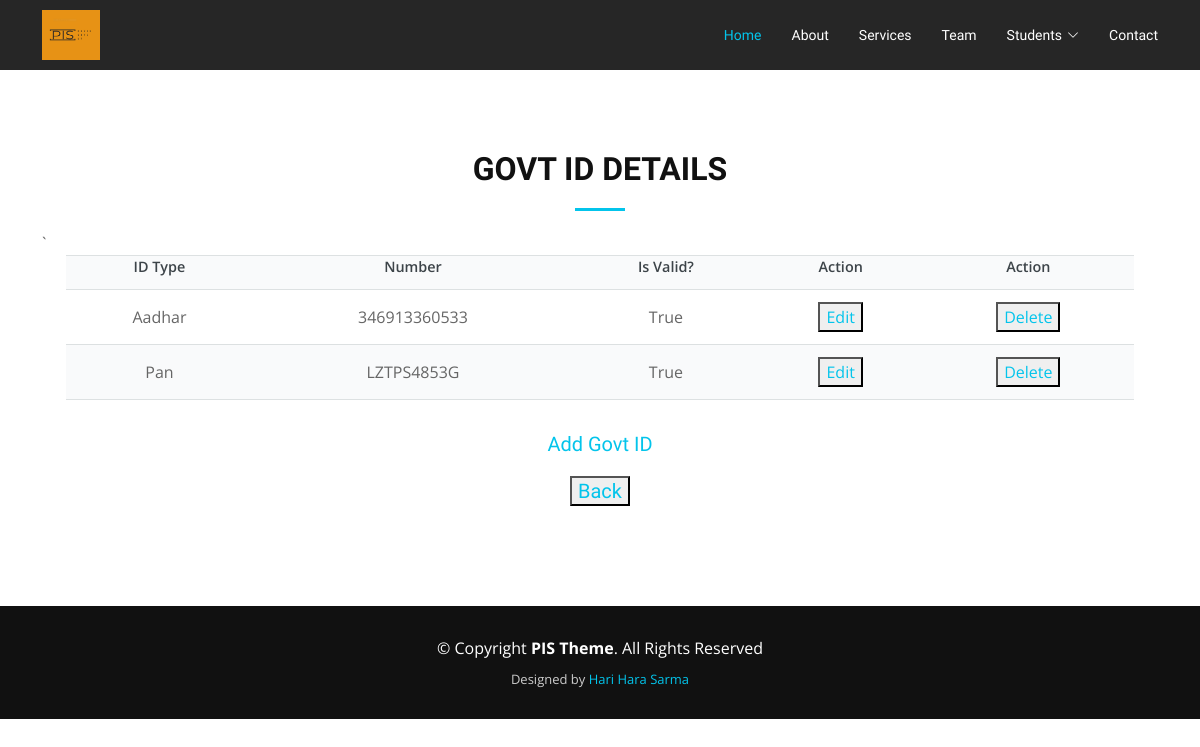
The page /viewGovtId/13 on the database its author committed.
### MyApp/models.py (models this page shows, shortened)
class GovtProof(models.Model):
	TYPE_CHOICES = (
		('Aadhar', 'Aadhar'),
		('Pan', 'Pan'),
		('DL', 'DL'),
		)
	student = models.ForeignKey(Student, on_delete=models.CASCADE)
	id_type = models.CharField(max_length=50, choices=TYPE_CHOICES)
	number = models.CharField(max_length=12, unique=True)
	is_valid = models.BooleanField(default=True)

### MyApp/views.py (the view)
# urls.py: path('viewGovtId/<id>', views.view_govtId),
def view_govtId(request, id):
	student = Student.objects.get(id=id)
	govt_ids = GovtProof.objects.filter(student__id=id)
	return render(request, 'view_govtId.html',
		{'govt_ids': govt_ids,
		'student': student
		}
	)

### MyApp/Templates/view_govtId.html (shortened to what this page needs)
<!DOCTYPE html>
<html lang="en">
  {% load static %}
  <head>
    {% include 'head.html' %}
  </head>
  <body>
    {% include 'header.html' %}
    <section id="portfolio">
    <div class="container" data-aos="fade-up">
      <div class="row">
        <div class="col-md-12">
          <h3 class="section-title">Govt ID Details</h3>
          <div class="section-title-divider"></div>
        </div>
      </div>`
      <div class="row">
        <div class="col-lg-12 d-flex justify-content-center">
          <div class="container">
            <form>
              <table>
              <tr>
                <th>ID Type</th>
                <th>Number</th>
                <th>Is Valid?</th>
                <th>Action</th>
                <th>Action</th>
              </tr>
              {% for i in govt_ids %}
              <tr>
                <td>{{i.id_type}}</td>
                <td>{{i.number}}</td>
                <td>{{i.is_valid}}</td>
                <td><button><a href="/editGovtId/{{i.id}}">Edit</a></button></td>
                <td><button><a href="/deleteGovtId/{{i.id}}">Delete</a></button></td>
              </tr>
            {% endfor %}
          </table>
         <h5 align="center"><a href="/addGovtId/{{student.id}}">Add Govt ID</a></h5>
         <h5 align="center"><button><a href="javascript:history.go(-1);">Back</a></button></h5>
          </form>
        </div>
        </div>
      </div>
    </div>
  </section>
    {% include 'footer.html' %}
  </body>
</html>

### MyApp/static/assets/css/style.css (style rules this page uses)
body { background: #fff; color: #666666; font-family: "Open Sans", sans-serif; }
a { text-decoration: none; color: #03C4EB; transition: 0.5s; }
h1, h2, h3, h4, h5, h6 { font-family: "Raleway", sans-serif; font-weight: 400; margin: 0 0 20px 0; padding: 0; }
table { margin: 0 0 2em 0; width: 100%; }
table tbody tr { border: solid 1px rgba(210, 215, 217, 0.75); border-left: 0; border-right: 0; text-align: center; }
table tbody tr:nth-child(2n + 1) { background-color: rgba(230, 235, 237, 0.25); text-align: center; }
table td { padding: 0.75em 0.75em; text-align: center; }
table th { color: #3d4449; font-size: 0.9em; font-weight: 600; padding: 0 0.75em 0.75em 0.75em; text-align: center; }
.scrolled-offset { margin-top: 70px; }
section { overflow: hidden; }
.section-title { font-size: 32px; color: #111; text-transform: uppercase; text-align: center; font-weight: 700; }
.section-title-divider { width: 50px; height: 3px; background: #03C4EB; margin: 0 auto; margin-bottom: 20px; }
#portfolio { background: #fff; padding: 80px 0; }

### rows shown on the page
GovtProof: id_type "Aadhar", number "346913360533", is_valid "True"
GovtProof: id_type "Pan", number "LZTPS4853G", is_valid "True"
